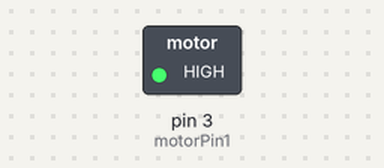
The sketch below on a simulated Arduino Uno, built with avr-gcc and run on an emulated ATmega328P. Parts: switched loads named in the sketch (green lamp = pin HIGH). Random numbers use the default seed unless the sketch sets one.

Above: at 0.1 s.
At 38.4 s:
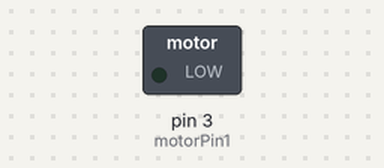
Timing chart, 0 to 39.9 s (numbered marks = the images above):
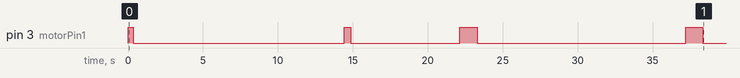

Measured:
- by itself, pin 3 (motorPin1): LOW → HIGH at 0.02 s, → LOW 0.33 s later, → HIGH 14.1 s later, → LOW 0.43 s later, … (8 changes in this stretch)

The sketch:

takmakkelijk.ino
```cpp
const int motorPin1 = 3;

void setup()
{
  TCCR2B = TCCR2B & B11111000 | B00000111; // for PWM frequency of 30.64 Hz
  pinMode(3, OUTPUT);
}
void loop()
{
analogWrite(motorPin1, random(200, 250));
delay(random(300, 1500));
analogWrite(motorPin1, 0);
delay(random(4000, 20000));
}
```
